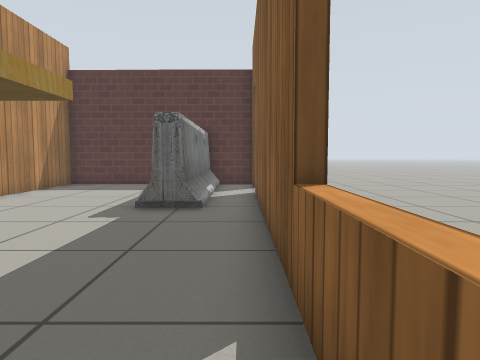
View 1 (above)

12 first-person views from a walk through a Gazebo world. The camera is 0.63 m above the floor, tilts 4° down and sees 70° across. The lines on the ground mark 1 m squares. The floor is counted in squares, 0.5 m on a side. Each view is taken from the middle of a square. On the plan, view 1 faces up. The plan holds only what a view shows up to about 14 squares ahead; the rest is blank. Simple patterns stand in for the simulator's built-in surfaces.

View 2
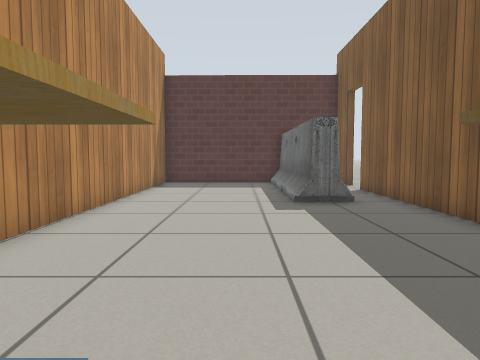

View 3
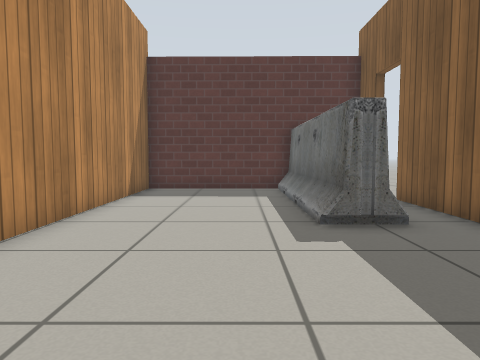

View 4
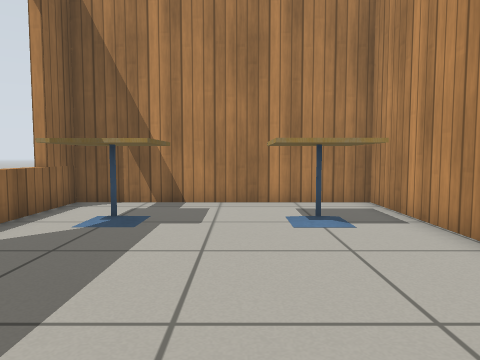

View 5
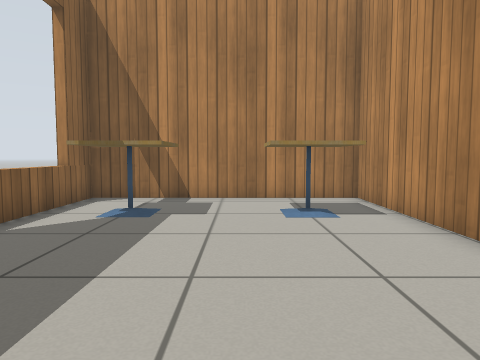

View 6
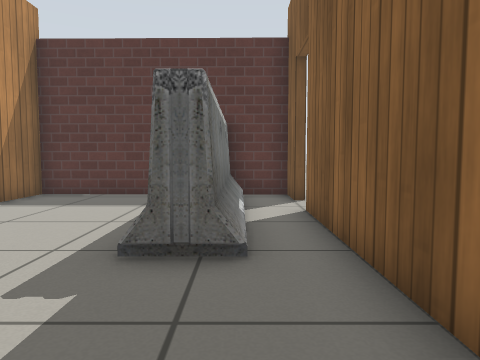

View 7
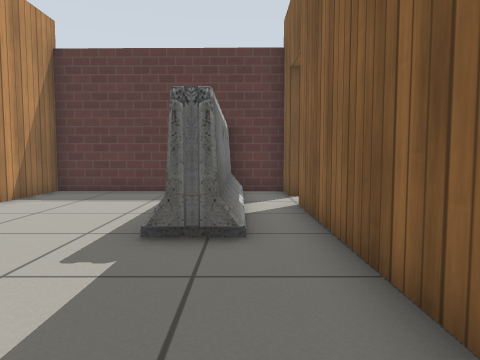

View 8
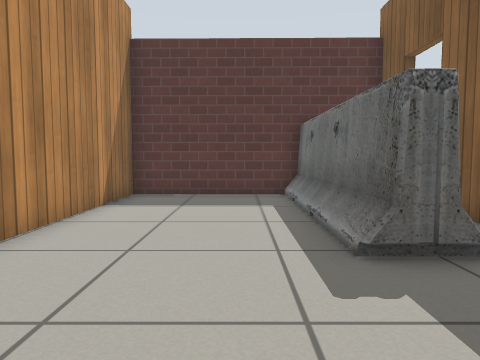

View 9
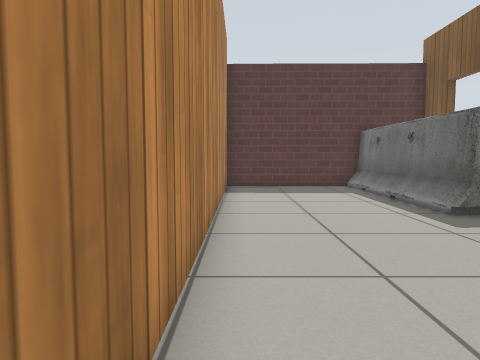

View 10
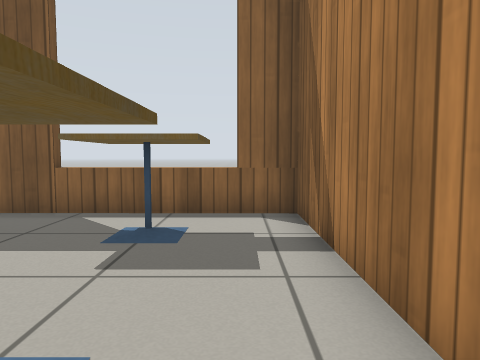

View 11
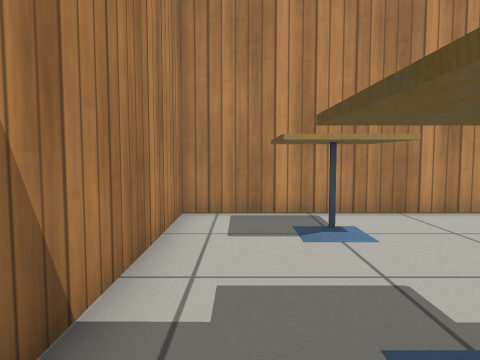

View 12
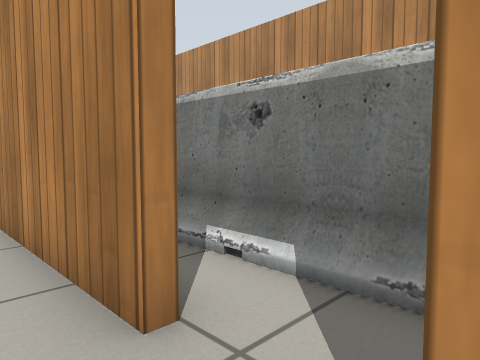

### Floor plan
Points are (right, up) in squares from view 1. A wall is a line through its corners. A room is listed if a view was taken in it or the views show most of it. See-through windows are left out.
Room 1 (views 1, 2, 3, 4, 5, 6, 7, 8, 9, 10, 11)
walls: (0.5, 13.6) (0.6, 15.1) (-1.5, 15.2); (-2.5, 15.2) (-7.5, 15.3) (-7.5, -2.3) (0.5, -2.3) (0.5, 11.9)
ways out: open door at (1, 12.5) to room 2
objects: cafe table (-6, 0) to (-5, 1); cafe table (-2, 0) to (-1, 1); barrier (-2, 8) to (-1, 15)
Room 2 (view 12)
walls: (0.8, 11.9) (0.8, 6.9)
ways out: open door at (1, 12.5) to room 1

Where each view was taken, in squares from view 1:
view 1: 0 up, 0 right, facing up
view 2: 1 down, 4 left, facing up
view 3: 2 up, 4 left, facing up
view 4: 7 up, 4 left, facing down
view 5: 8 up, 4 left, facing down
view 6: 4 up, 1 left, facing up
view 7: 3 up, 1 left, facing up
view 8: 4 up, 4 left, facing up
view 9: 1 up, 7 left, facing up
view 10: 1 down, 7 left, facing right
view 11: 1 down, 0 right, facing left
view 12: 14 up, 2 right, facing down-left
